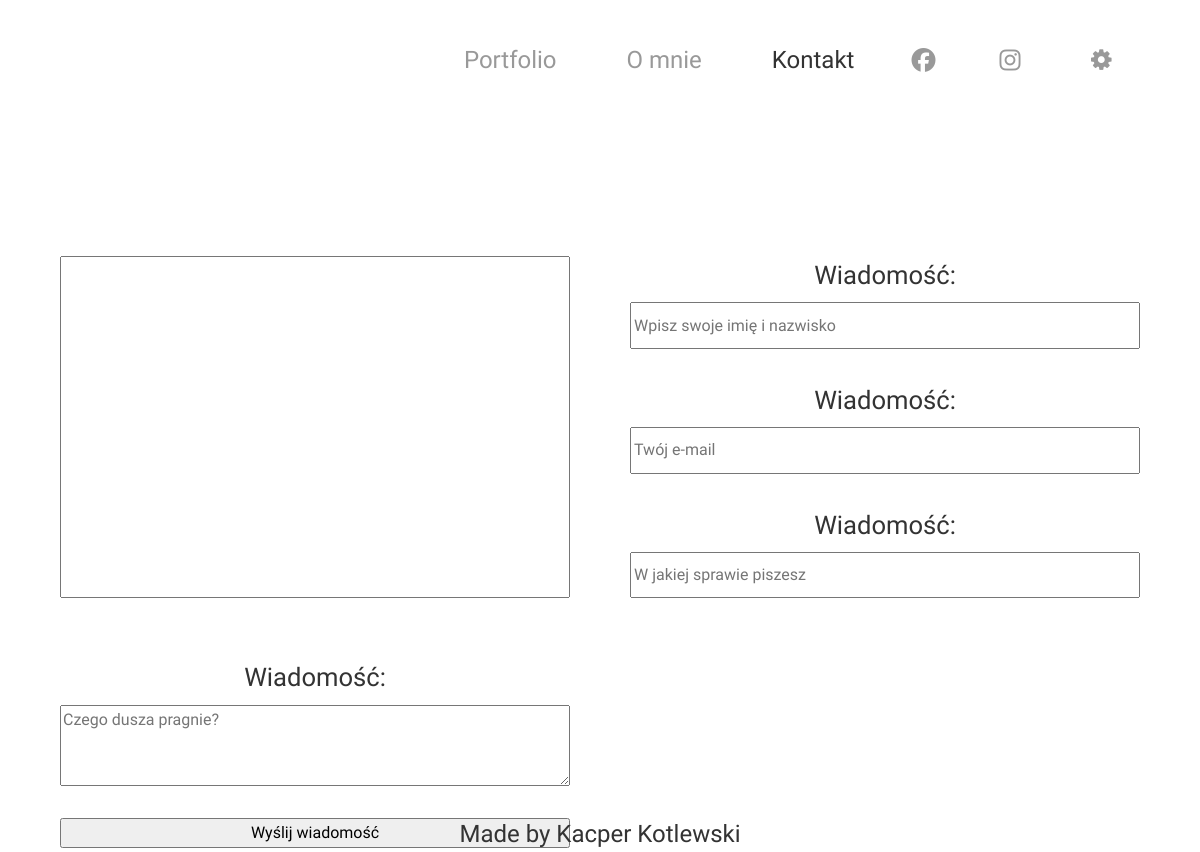
The app's page /contact with its own data.
### pages/models.py (models this page shows, shortened)
class MenuTab(models.Model):
    name = models.CharField(max_length=128)
    page = models.ForeignKey(Page, on_delete=models.CASCADE, blank=True, null=True)
    is_external_link = models.BooleanField(default=False)
    external_link = models.CharField(max_length=128, blank=True, null=True)
    display = models.BooleanField(default=True)
    font_awesome_icon = models.CharField(max_length=128, blank=True, null=True)
    show_icon_only = models.BooleanField(default=False)
    is_a_logo = models.BooleanField(default=False)
    image_for_logo = models.ImageField(upload_to="logo", blank=True, null=True)
    is_changing_with_darkmode = models.BooleanField(default=False)
    alternative_darkmode_image_for_logo = models.ImageField(upload_to="logo", blank=True, null=True)
    to_new_tab = models.BooleanField(default=False)
    priority = models.DecimalField(default=0, decimal_places=0, max_digits=9999999)
    is_submenu = models.BooleanField(default=False)
    parent_menu = models.ForeignKey('self', on_delete=models.CASCADE, blank=True, null=True)

### contact/views.py (the view)
# urls.py: path('', views.Contact, name="contact"),
def Contact(request):
    ctx = set_navname("contact", base_context(request))
    ctx['form'] = MailingForm()
    TestMial(request, ctx)
    return render(request, "contact.html", ctx)

### contact/forms.py
class MailingForm(forms.ModelForm):
    captcha = ReCaptchaField(
        widget=ReCaptchaV3(
            attrs={
                'data-size': 'compact',
            }
        ),
        label=False
    )
    names = forms.CharField(
        widget=forms.TextInput(attrs={
                'placeholder': 'Wpisz swoje imię i nazwisko',
            }),
        label = "Imię i nazwisko"
    )
    email = forms.EmailField(
        widget=forms.EmailInput(attrs={
                'placeholder': 'Twój e-mail',
            }),
        label = "E-Mail"
    )
    topic = forms.CharField(
        widget=forms.TextInput(attrs={
                'placeholder': 'W jakiej sprawie piszesz',
            }),
        label = "Temat"
    )
    message = forms.CharField(
        widget=forms.Textarea(attrs={
                'placeholder': 'Czego dusza pragnie?',
            }),
        label = "Wiadomość"
    )
    class Meta:
        model = Mails
        fields = ['names', 'email', 'topic', 'message']

### agatka/useful.py (called while the page is built)
def base_context(request):
    isDark = request.COOKIES['isDark'] if ('isDark' in request.COOKIES) else False
    menu_tabs = page_models.MenuTab.objects.filter(is_a_logo = False, display = True).order_by('-priority')
    for tab in menu_tabs:
        try:
            tab.link = "/" + tab.page.friendly_link if not tab.is_external_link else tab.external_link
        except:
            tab.link = None
    logos_querry = page_models.MenuTab.objects.filter(is_a_logo = True, display = True)
    Logo = logos_querry[0] if logos_querry.count() > 0 else None
    ctx = {
        "title" : "Agatka",
        "show_title" : False,
        "id_name" : "",
        "isDark" : isDark,
        "menu_tabs" : menu_tabs,
        "logo" : Logo,
        "settings": None,
        "page": None,
    }
    return ctx

def set_navname(name, ctx):
    ctx["id_name"] = name
    try:
        page = page_models.Page.objects.filter(id_name=name)[0]
        ctx["page"] = page
        ctx["settings"] = page_models.PagesSetting.objects.filter(page=page)[0]
        ctx["title"] = page.title
        ctx["show_title"] = True
    except:
        pass
    return ctx

### contact/templates/contact.html (shortened to what this page needs)
{% extends "base.html" %}
{% block additional_include %}
    {% load static %}
    <link rel="stylesheet" href="{% static 'style/pages/contact.css' %}">
{% endblock %}
{% block content %}
<section id="pageContent">
    <form id="messageForm" method="POST">
        {{form.captcha}}
        <div class="halfOfForm">
            {% for field in form %}
                {% if field != form.message and field != form.captcha %}
                <div class="formSection">
                    {{form.message.label_tag }}
                    {{field}}
                </div>
                {% endif %}
            {% endfor %}
        </div>
        <div class="halfOfForm" id="secHalfOfForm">
            <div class="formSection">
                {{form.message.label_tag }}
                {{form.message}}
            </div>
            <input type="submit" id="submit" value="Wyślij wiadomość"/>
        </div>
    </form>
</section>
{% endblock %}

### static_dirs/templates/base.html (shortened to what this page needs)
<!DOCTYPE html>
<html lang="pl">
    <head>
        <link rel="stylesheet" href="https://stackpath.bootstrapcdn.com/bootstrap/4.3.1/css/bootstrap.min.css">
        {% load static %}
        <link rel="stylesheet" href="{% static 'style/main/main.css' %}">
        <link rel="stylesheet" href="{% static 'style/main/imageLib.css' %}">
        <link rel="stylesheet" href="{% static 'style/main/topMenu.css' %}">
        <link rel="stylesheet" href="{% static 'style/main/lightMode.css' %}">
        <link rel="stylesheet" href="{% static 'fontello/css/fontello.css' %}">
        {% block additional_include %}{% endblock %}
</head>
<body class="lightMode">
    <div id="container">
    <div class="lightModeMenu" id="menuBar">
    <a href="/">
                <div id="logo" class="picContain" style="background-image: url('{{logo.image_for_logo.url}}');"></div>
                </a>
                <menu>
                    {% for tab in menu_tabs %}
                        <li><a href="{{tab.link}}" {% if tab.to_new_tab %}target="_blank"{% endif %} {% if tab.page == page %}class='hovered'{% endif %}}>
                            {% if tab.font_awesome_icon != "" %} <i class='fab fa-{{tab.font_awesome_icon}}'></i> {% endif %}
                            {% if not tab.show_icon_only %} {{tab.name}} {% endif %}
                        </a></li>
                    {% endfor %}
                    <div><li id="settings">
                        <i class="icon-cog"></i>
                        </li>
                    </div>
                </menu>
            </div>
            <div id="menuback"></div>
            <div id="main">
                {% block content %}{% endblock %}
                <footer>
                    Made by Kacper Kotlewski
                </footer>
            </div>
        </div>
    </body>
</html>

### static_dirs/static/style/main/main.css (style rules this page uses)
html, body { width: 100%; height: 100%; margin: 0px; border: none; padding: 0px; overflow: hidden; overflow-y: visible; font-family: 'Exo 2', sans-serif; scrollbar-width: none; }
#container { overflow: hidden; }
#main { position: relative; overflow: hidden; width: 100vw; display: -ms-grid; display: grid; -ms-grid-columns: 1fr; grid-template-columns: 1fr; -ms-grid-rows: minmax(50vh, auto) auto; grid-template-rows: minmax(50vh, auto) auto; }
#main footer { -ms-grid-row: 2; -ms-grid-row-span: 1; grid-row: 2/3; display: -webkit-box; display: -ms-flexbox; display: flex; -webkit-box-pack: center; -ms-flex-pack: center; justify-content: center; -webkit-box-align: center; -ms-flex-align: center; align-items: center; -webkit-box-orient: vertical; -webkit-box-direction: normal; -ms-flex-direction: column; flex-direction: column; font-size: 1.5em; }
.picContain { width: 100%; height: 100%; background-position: center; background-repeat: no-repeat; background-size: contain; }

### static_dirs/static/style/main/topMenu.css (style rules this page uses)
#menuBar { z-index: 10; position: fixed; top: 0px; overflow: hidden; width: 100vw; display: -ms-grid; display: grid; padding-left: 50px; }
#menuBar menu { z-index: 10; padding: 0px; margin: 0px; height: 100%; width: 100%; -ms-flex-line-pack: center; align-content: center; -webkit-box-pack: end; -ms-flex-pack: end; justify-content: flex-end; -webkit-box-align: center; -ms-flex-align: center; align-items: center; }
#menuBar menu li { padding: 0px; padding-right: 25px; padding-left: 25px; margin: 0px; list-style: none; }
#menuBar menu li a, #menuBar menu li i { text-decoration: none; }
#menuBar menu li i { position: relative; display: inline-block; padding: 7px; }
#menuBar div { display: -webkit-box; display: -ms-flexbox; display: flex; -webkit-box-pack: end; -ms-flex-pack: end; justify-content: flex-end; -webkit-box-align: end; -ms-flex-align: end; align-items: flex-end; }
#menuBar div i { display: -webkit-box; display: -ms-flexbox; display: flex; -webkit-box-pack: end; -ms-flex-pack: end; justify-content: flex-end; -webkit-box-align: end; -ms-flex-align: end; align-items: flex-end; }
#logo { margin: 10px 10%; width: 80%; height: 80%; padding: 0px; border-radius: 5%; }
@media (orientation: landscape) and (min-width: 1000px) and (max-width: 2000px) { #menuBar { font-size: 1.5rem; } }
@media (orientation: landscape) and (min-width: 750px) { #menuBar { height: 15vh; -ms-grid-columns: 30vh 1fr 50px; grid-template-columns: 30vh 1fr 50px; } }
@media (orientation: landscape) and (min-width: 750px) { #menuBar menu { display: -webkit-box; display: -ms-flexbox; display: flex; -webkit-box-orient: horizontal; -webkit-box-direction: normal; -ms-flex-direction: row; flex-direction: row; } }
@media (orientation: landscape) and (min-width: 750px) { #menuback { width: 100vw; height: 15vh; } }

### static_dirs/static/style/main/lightMode.css (style rules this page uses)
.lightMode { color: #333; background-color: white; }
.lightModeMenu { color: #999; background-color: white; }
.lightModeMenu a, .lightModeMenu i, .lightModeMenu div { color: #999; }
.lightModeMenu .hovered { color: #333; }

### static_dirs/static/style/pages/contact.css (style rules this page uses)
#main #pageContent { height: 85vh; width: 100vw; overflow-y: visible; }
#messageForm { height: 100%; width: 100vw; display: -ms-grid; display: grid; -ms-grid-columns: 1fr 1fr; grid-template-columns: 1fr 1fr; grid-gap: 5vw; padding-left: 5vw; padding-right: 5vw; margin-top: 10%; }
#messageForm .halfOfForm { width: 100%; height: 50%; display: -ms-grid; display: grid; grid-gap: 4vh; -ms-grid-rows: 1fr 1fr 1fr; grid-template-rows: 1fr 1fr 1fr; }
#messageForm .halfOfForm .formSection { width: 100%; display: -ms-grid; display: grid; -ms-grid-rows: 1fr 1fr; grid-template-rows: 1fr 1fr; }
#messageForm .halfOfForm .formSection label { text-align: center; font-size: 1.6em; }
#messageForm .halfOfForm#secHalfOfForm { -ms-grid-rows: 2fr 3fr 1fr; grid-template-rows: 2fr 3fr 1fr; }
#messageForm .halfOfForm#secHalfOfForm .formSection { -ms-grid-rows: 1fr 5fr; grid-template-rows: 1fr 5fr; -ms-grid-row: 1; -ms-grid-row-span: 2; grid-row: 1/3; }
#messageForm .halfOfForm#secHalfOfForm #submit { -ms-grid-row: 3; -ms-grid-row-span: 1; grid-row: 3/4; }

### records on screen
MenuTab: name "Portfolio"
MenuTab: name "O mnie"
MenuTab: name "Kontakt"
